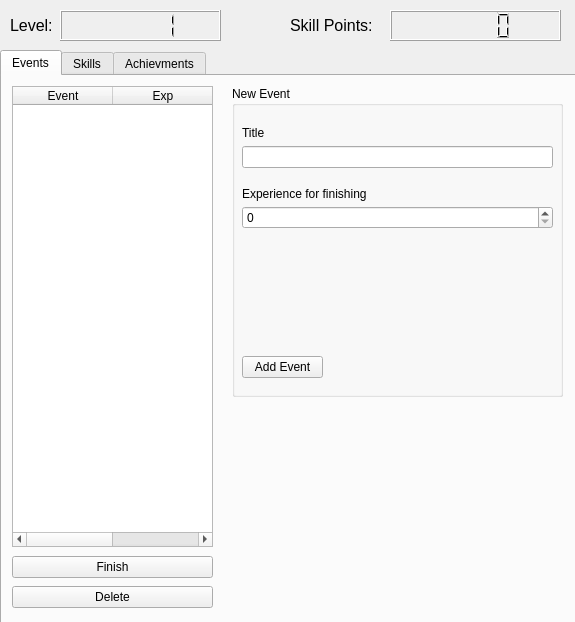
<?xml version="1.0" encoding="UTF-8"?>
<ui version="4.0">
 <class>MainWindow</class>
 <widget class="QMainWindow" name="MainWindow">
  <property name="geometry">
   <rect>
    <x>0</x>
    <y>0</y>
    <width>575</width>
    <height>622</height>
   </rect>
  </property>
  <property name="windowTitle">
   <string>MainWindow</string>
  </property>
  <widget class="QWidget" name="centralWidget">
   <widget class="QTabWidget" name="tabWidget">
    <property name="geometry">
     <rect>
      <x>0</x>
      <y>50</y>
      <width>581</width>
      <height>581</height>
     </rect>
    </property>
    <property name="currentIndex">
     <number>0</number>
    </property>
    <widget class="QWidget" name="tab">
     <attribute name="title">
      <string>Events</string>
     </attribute>
     <widget class="QTableWidget" name="t_events">
      <property name="geometry">
       <rect>
        <x>10</x>
        <y>10</y>
        <width>201</width>
        <height>461</height>
       </rect>
      </property>
      <property name="columnCount">
       <number>2</number>
      </property>
      <column>
       <property name="text">
        <string>Event</string>
       </property>
      </column>
      <column>
       <property name="text">
        <string>Exp</string>
       </property>
      </column>
     </widget>
     <widget class="QGroupBox" name="groupBox">
      <property name="geometry">
       <rect>
        <x>230</x>
        <y>10</y>
        <width>331</width>
        <height>311</height>
       </rect>
      </property>
      <property name="title">
       <string>New Event</string>
      </property>
      <widget class="QSpinBox" name="s_exp">
       <property name="geometry">
        <rect>
         <x>10</x>
         <y>120</y>
         <width>311</width>
         <height>23</height>
        </rect>
       </property>
       <property name="maximum">
        <number>999999999</number>
       </property>
      </widget>
      <widget class="QLabel" name="l_event_exp">
       <property name="geometry">
        <rect>
         <x>10</x>
         <y>100</y>
         <width>161</width>
         <height>16</height>
        </rect>
       </property>
       <property name="text">
        <string>Experience for finishing</string>
       </property>
      </widget>
      <widget class="QLineEdit" name="e_event_title">
       <property name="geometry">
        <rect>
         <x>10</x>
         <y>60</y>
         <width>311</width>
         <height>22</height>
        </rect>
       </property>
      </widget>
      <widget class="QLabel" name="l_event_title">
       <property name="geometry">
        <rect>
         <x>10</x>
         <y>40</y>
         <width>59</width>
         <height>14</height>
        </rect>
       </property>
       <property name="text">
        <string>Title</string>
       </property>
      </widget>
      <widget class="QPushButton" name="b_add_event">
       <property name="geometry">
        <rect>
         <x>10</x>
         <y>270</y>
         <width>81</width>
         <height>22</height>
        </rect>
       </property>
       <property name="text">
        <string>Add Event</string>
       </property>
      </widget>
     </widget>
     <widget class="QPushButton" name="pushButton_2">
      <property name="geometry">
       <rect>
        <x>10</x>
        <y>480</y>
        <width>201</width>
        <height>22</height>
       </rect>
      </property>
      <property name="text">
       <string>Finish</string>
      </property>
     </widget>
     <widget class="QPushButton" name="b_event_del">
      <property name="geometry">
       <rect>
        <x>10</x>
        <y>510</y>
        <width>201</width>
        <height>22</height>
       </rect>
      </property>
      <property name="text">
       <string>Delete</string>
      </property>
     </widget>
     <widget class="QLabel" name="l_event_dialog">
      <property name="geometry">
       <rect>
        <x>230</x>
        <y>340</y>
        <width>331</width>
        <height>171</height>
       </rect>
      </property>
      <property name="text">
       <string/>
      </property>
     </widget>
    </widget>
    <widget class="QWidget" name="tab_2">
     <attribute name="title">
      <string>Skills</string>
     </attribute>
     <widget class="QTreeView" name="treeView">
      <property name="geometry">
       <rect>
        <x>10</x>
        <y>30</y>
        <width>551</width>
        <height>501</height>
       </rect>
      </property>
     </widget>
    </widget>
    <widget class="QWidget" name="tab_3">
     <attribute name="title">
      <string>Achievments</string>
     </attribute>
     <widget class="QListWidget" name="li_achieved">
      <property name="geometry">
       <rect>
        <x>10</x>
        <y>20</y>
        <width>551</width>
        <height>491</height>
       </rect>
      </property>
     </widget>
     <widget class="QPushButton" name="pushButton">
      <property name="geometry">
       <rect>
        <x>240</x>
        <y>520</y>
        <width>81</width>
        <height>22</height>
       </rect>
      </property>
      <property name="text">
       <string>Clear</string>
      </property>
     </widget>
    </widget>
   </widget>
   <widget class="QLCDNumber" name="lcd_level">
    <property name="geometry">
     <rect>
      <x>60</x>
      <y>10</y>
      <width>161</width>
      <height>31</height>
     </rect>
    </property>
    <property name="intValue" stdset="0">
     <number>1</number>
    </property>
   </widget>
   <widget class="QLabel" name="label">
    <property name="geometry">
     <rect>
      <x>10</x>
      <y>15</y>
      <width>51</width>
      <height>21</height>
     </rect>
    </property>
    <property name="font">
     <font>
      <pointsize>12</pointsize>
     </font>
    </property>
    <property name="text">
     <string>Level:</string>
    </property>
   </widget>
   <widget class="QLabel" name="label_2">
    <property name="geometry">
     <rect>
      <x>290</x>
      <y>10</y>
      <width>91</width>
      <height>31</height>
     </rect>
    </property>
    <property name="font">
     <font>
      <pointsize>12</pointsize>
     </font>
    </property>
    <property name="text">
     <string>Skill Points:</string>
    </property>
   </widget>
   <widget class="QLCDNumber" name="lcd_skill">
    <property name="geometry">
     <rect>
      <x>390</x>
      <y>10</y>
      <width>171</width>
      <height>31</height>
     </rect>
    </property>
    <property name="font">
     <font>
      <pointsize>12</pointsize>
     </font>
    </property>
   </widget>
  </widget>
 </widget>
 <layoutdefault spacing="6" margin="11"/>
 <resources/>
 <connections/>
</ui>
